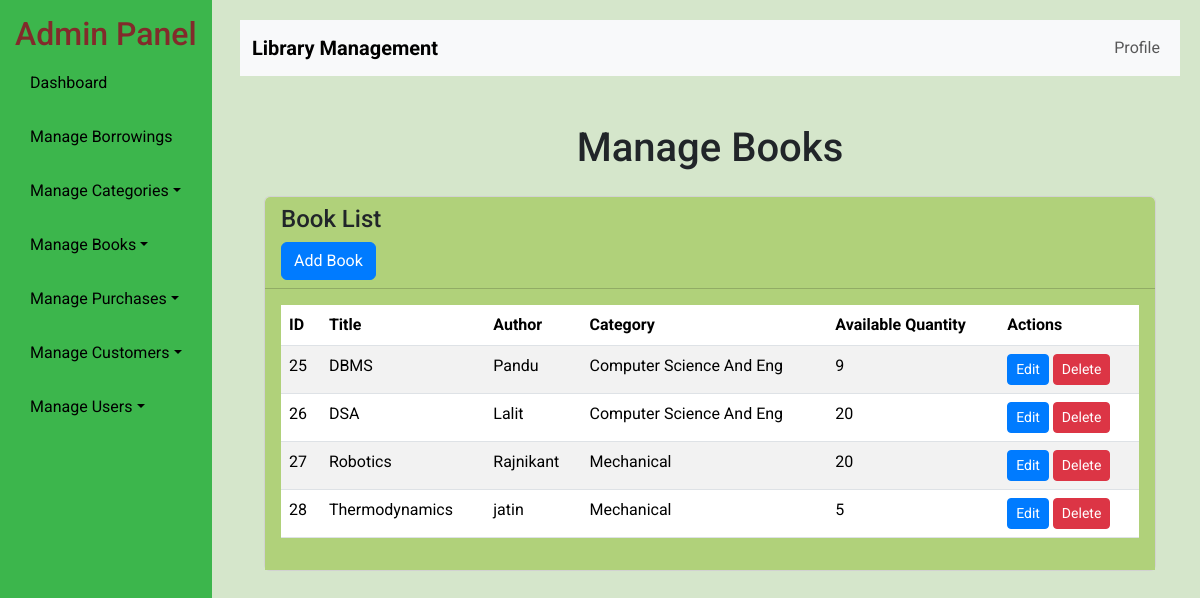
The app's page /ladmin/books/, older data.
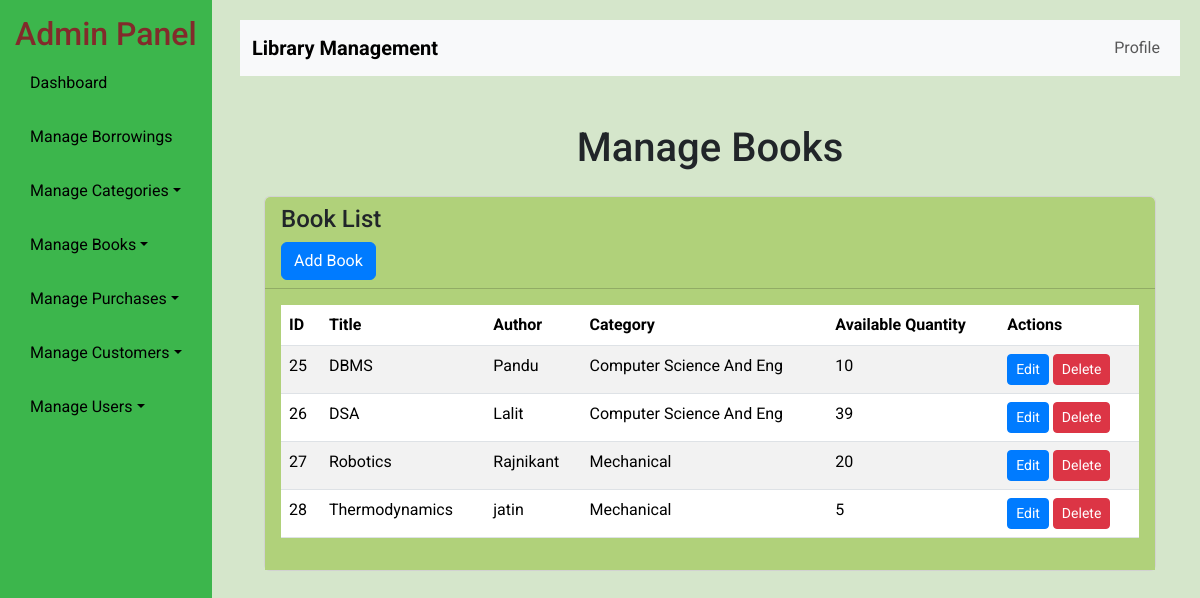
The same page, newer data.
### ladmin/models.py (models this page shows, shortened)
class Book(models.Model):
    book_id = models.CharField(max_length=100, unique=True, null=True)
    title = models.CharField(max_length=255)
    author = models.CharField(max_length=255)
    category = models.ForeignKey(Category, on_delete=models.CASCADE)
    quantity = models.PositiveIntegerField(default=0)

class Category(models.Model):
    name = models.CharField(max_length=255)

### ladmin/views.py (the view)
# urls.py: path('books/', admin_books, name='admin_books'),
def admin_books(request):
    categories = Category.objects.all()
    books = Book.objects.all()
    return render(request, 'ladmin/abooks.html', {'books': books, 'categories': categories})

### template/ladmin/abooks.html
{% extends "ladmin/base.html" %}
{% block content %}
<div class="container mt-5">
    <h1 class="text-center">Manage Books</h1>
    <div class="row mt-4">
        <div class="col-md-12">
            <div class="card">
                <div class="card-header">
                    <h4>Book List</h4>
                    <a href="{% url 'admin_add_book' %}" class="btn btn-primary">Add Book</a>
                </div>
                <div class="card-body">
                    <table class="table table-striped">
                        <thead>
                            <tr>
                                <th>ID</th>
                                <th>Title</th>
                                <th>Author</th>
                                <th>Category</th>
                                <th>Available Quantity</th>
                                <th>Actions</th>
                            </tr>
                        </thead>
                        <tbody>
                            {% for book in books %}
                            <tr>
                                <td>{{ book.id }}</td>
                                <td>{{ book.title }}</td>
                                <td>{{ book.author }}</td>
                                <td>{{ book.category.name }}</td>
                                <td>{{ book.quantity }}</td>
                                <td>
                                    <a href="#" class="btn btn-sm btn-primary">Edit</a>
                                    <a href="#" class="btn btn-sm btn-danger">Delete</a>
                                </td>
                            </tr>
                            {% endfor %}
                        </tbody>
                    </table>
                </div>
            </div>
        </div>
    </div>
</div>
{% endblock content %}

Row changes from the older to the newer data that the page shows:
changed Book "DBMS": quantity "9" → "10"
changed Book "DSA": quantity "20" → "39"
